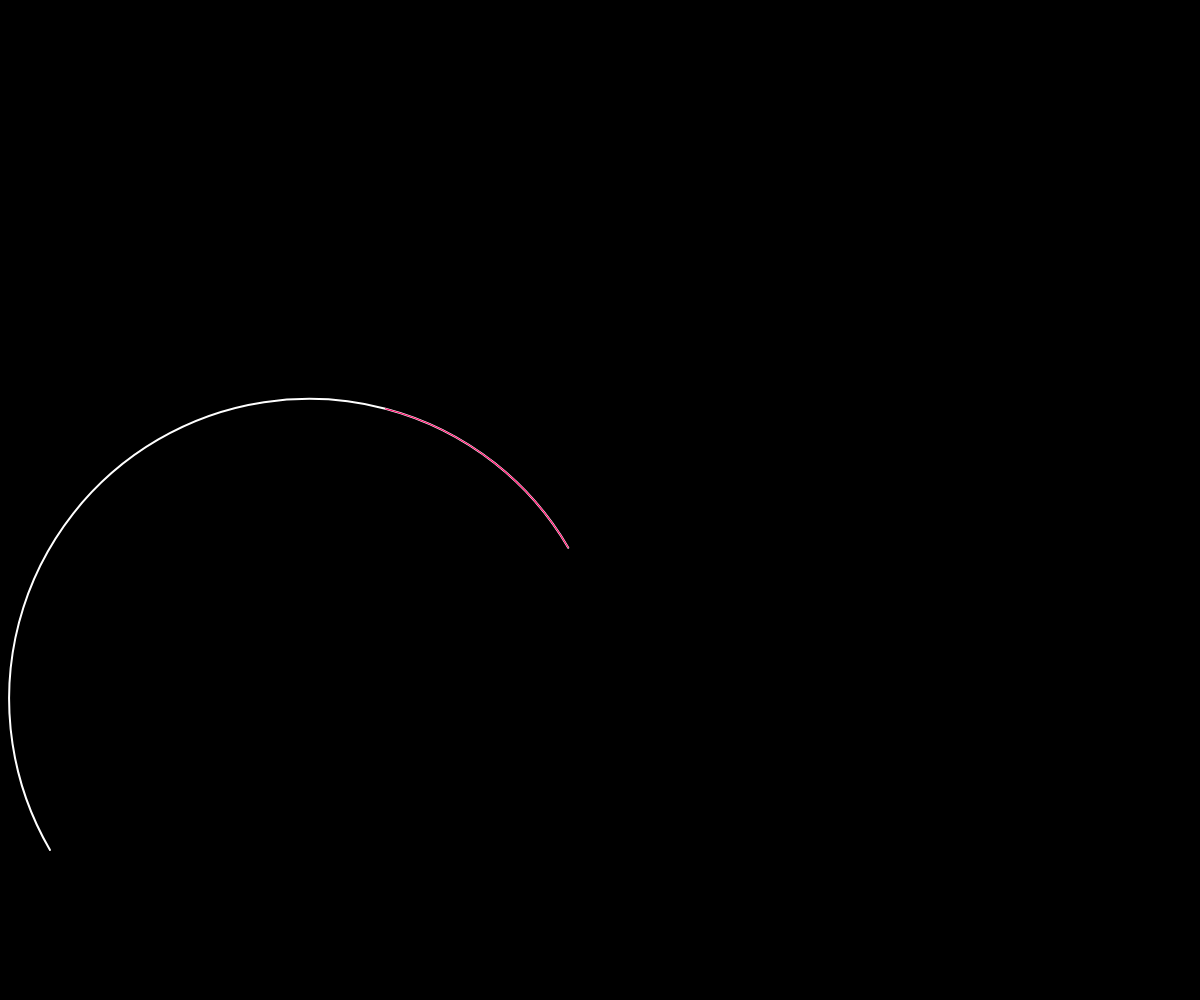
Frame 1 (no input)
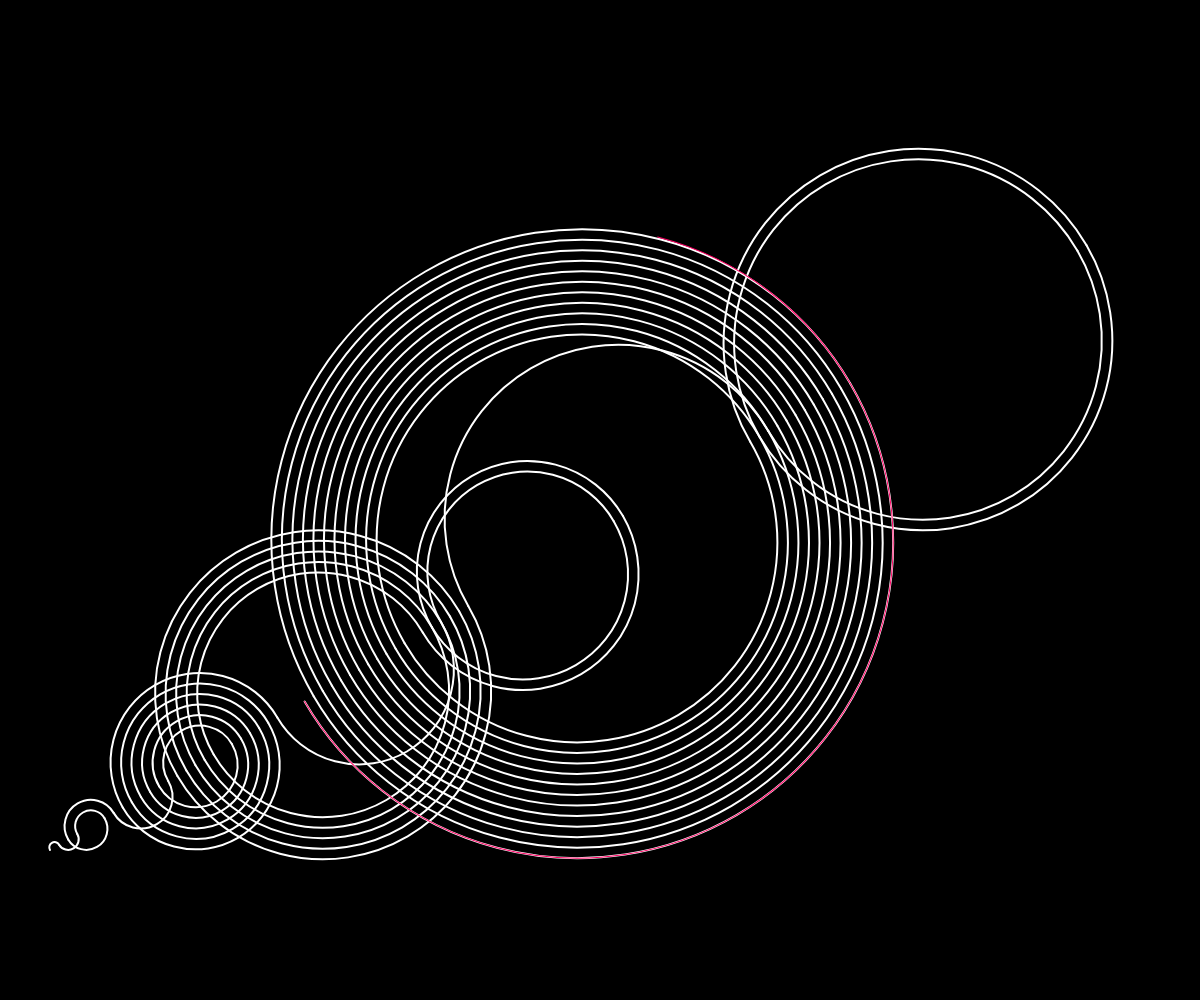
Frame 60 (no input)
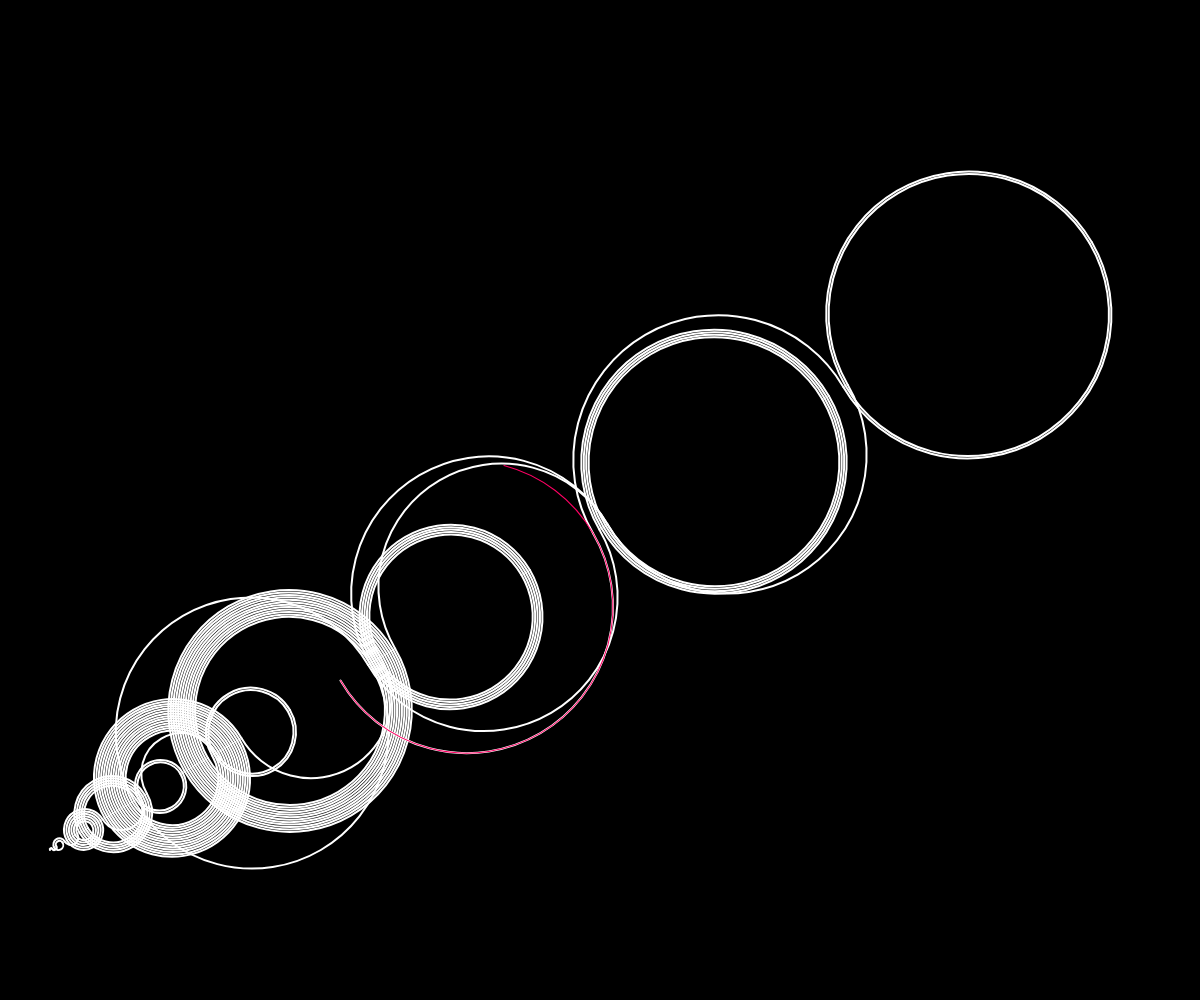
Frame 120 (the mouse pressed at the canvas centre since frame 60)

The p5.js sketch that drew these frames (run headless with seeded random() and noise() and a simulated clock; from frame 60 on, the mouse is pressed at the canvas centre):

// p5.js sketch
// ── sketch.js
let sequence;
let index;
let count;
let check;
let biggest;
let scl;
let arcs;

class Arc {
  constructor(start, end, dir) {
    this.start = start;
    this.end = end;
    this.dir = dir;
  }

  show() {
    let diameter = abs(this.end - this.start);
    noFill();
    stroke(255);
    strokeWeight(2 / scl);
    if (this.dir == 0) {
      arc((this.start + this.end) / 2, 0, diameter, diameter, PI, 0);
    } else {
      arc((this.start + this.end) / 2, 0, diameter, diameter, 0, PI);
    }
  }
}

function setup() {
  createCanvas(windowWidth, windowHeight);
  background(0);
  sequence = [];
  check = [];
  count = 1; // increments by 1 every step
  index = 0; // value of the sequence
  arcs = [];
  biggest = 0;
  scl = 0;
  sequence.push(index);
  check[index] = true;
}

function step() {
  // generate the sequence
  let next = index - count;
  if (next < 0 || check[next]) {
    next = index + count;
  }
  sequence.push(next);
  check[next] = true;

  let a = new Arc(index, next, count % 2);
  arcs.push(a);
  index = next;
  if (index > biggest) {
    biggest = index;
  }
  count++;
}

function mousePressed() {
  noLoop();
}

function draw() {
  step();
  background(0);
  translate(50, height - 150);
  scale(1, -1);
  scl = lerp(scl, width / (biggest), 0.5);
  scale(scl);

  rotate(atan((height - 300) / width));
  for (let a of arcs) {
    a.show();
  }
  // draw 1/ 4th  of the last arc
  let dia = arcs[arcs.length - 1].start - arcs[arcs.length - 1].end;
  let x = (arcs[arcs.length - 1].start + arcs[arcs.length - 1].end) / 2;
  noFill();
  stroke(255, 0, 100);
  strokeWeight(1 / scl);
  if (arcs[arcs.length - 1].dir == 0) {
    arc(x, 0, dia, dia, PI, PI / 4);
  } else {
    arc(x, 0, dia, dia, 0, PI / 4);
  }

  // if (count > windowWidth) {
  //   noLoop();
  // }
}
